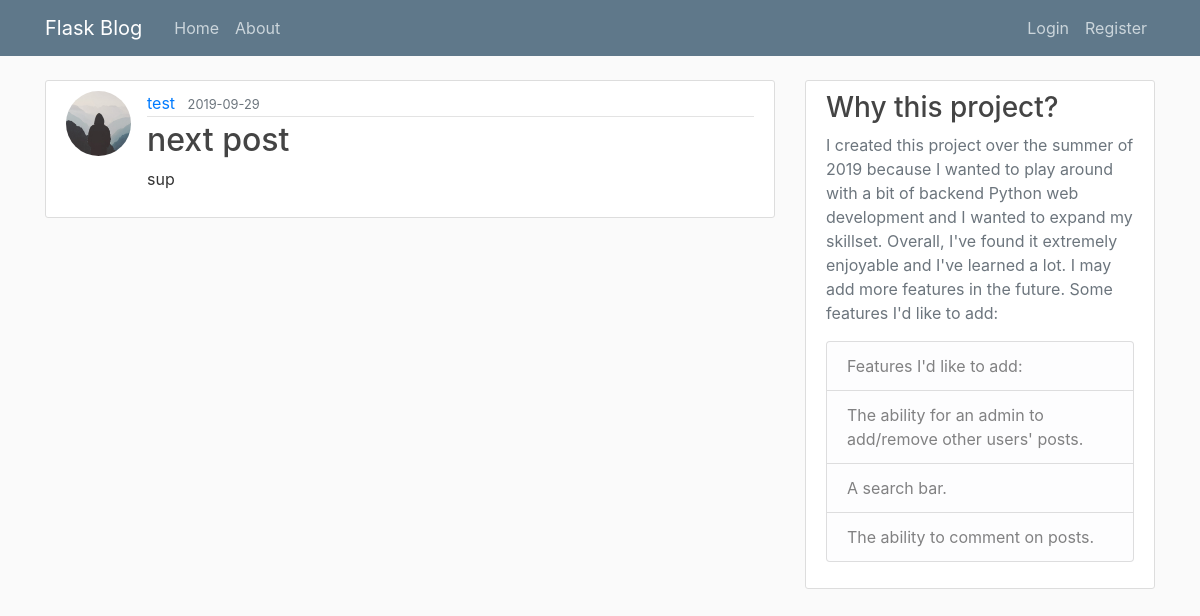
Screenshot of /post/2 with the database file from the repository.
### flaskblog/models.py (models this page shows, shortened)
class User(db.Model, UserMixin): #create User class and database columns
	id = db.Column(db.Integer, primary_key=True)
	username = db.Column(db.String(20), unique=True, nullable=False)
	email = db.Column(db.String(120), unique=True, nullable=False)
	image_file = db.Column(db.String(20), nullable=False, default='default.jpg')
	password = db.Column(db.String(60), nullable=False)
	posts = db.relationship('Post', backref='author', lazy=True) #create relationship with Post, backref: when we have a post, we can use author to get the user who created the post, lazy=True: will load the data as necessary in one go

class Post(db.Model): #create Post class and database columns
	id = db.Column(db.Integer, primary_key=True)
	title = db.Column(db.String(100), nullable=False)
	date_posted = db.Column(db.DateTime, nullable=False, default=datetime.utcnow)
	content = db.Column(db.Text, nullable=False)
	user_id = db.Column(db.Integer, db.ForeignKey('user.id'), nullable=False)

### flaskblog/routes.py (the view)
@app.route("/post/<int:post_id>") #/post/1 etc
def post(post_id):
	post = Post.query.get_or_404(post_id) #give me the post with this id else give me 404 error
	return render_template('post.html', title=post.title, post=post)

### flaskblog/templates/post.html (shortened to what this page needs)
{% extends "layout.html" %}
{% block content %}
	<article class="media content-section">
    <img class="rounded-circle article-img" src="{{ url_for('static', filename='profile_pics/' + post.author.image_file) }}">
  	<div class="media-body">
      <div class="article-metadata">
        <a class="mr-2" href="{{ url_for('user_post', username=post.author.username) }}">{{ post.author.username }}</a>
      	<small class="text-muted">{{ post.date_posted.strftime('%Y-%m-%d') }}</small>
    	</div>
      <h2 class="article-title">{{ post.title }}</h2>
    	<p class="article-content">{{ post.content }}</p>
  		</div>
	</article>
{% endblock content %}

### flaskblog/static/main.css (style rules this page uses)
body { background: #fafafa; color: #333333; margin-top: 5rem; }
h1, h2, h3, h4, h5, h6 { color: #444444; }
.content-section { background: #ffffff; padding: 10px 20px; border: 1px solid #dddddd; border-radius: 3px; margin-bottom: 20px; }
.article-title { color: #444444; }
.article-content { white-space: pre-line; }
.article-img { height: 65px; width: 65px; margin-right: 16px; }
.article-metadata { padding-bottom: 1px; margin-bottom: 4px; border-bottom: 1px solid #e3e3e3 }

### rows the page displays
User: image_file (placeholder picture), author.username "test"
Post: date_posted "2019-09-29", title "next post", content "sup"
